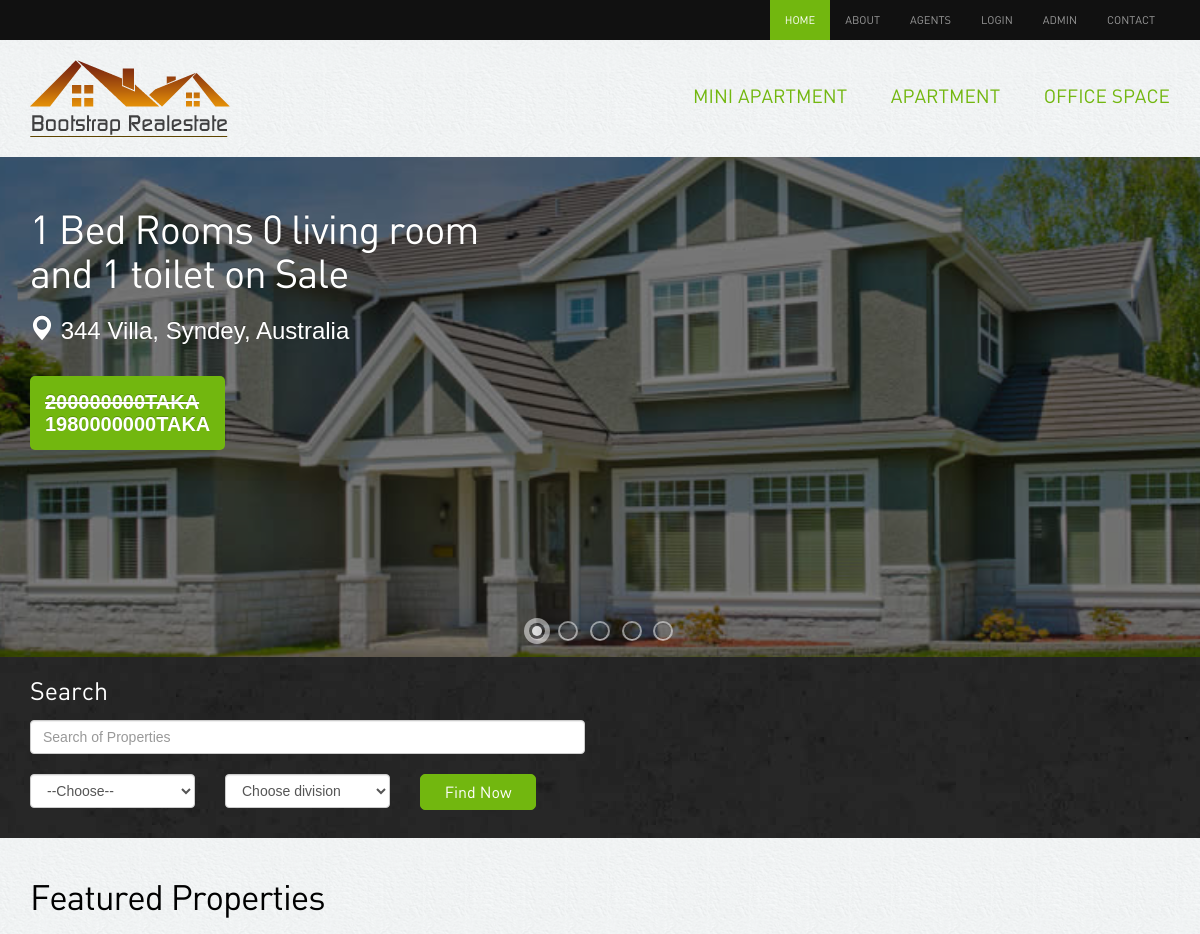
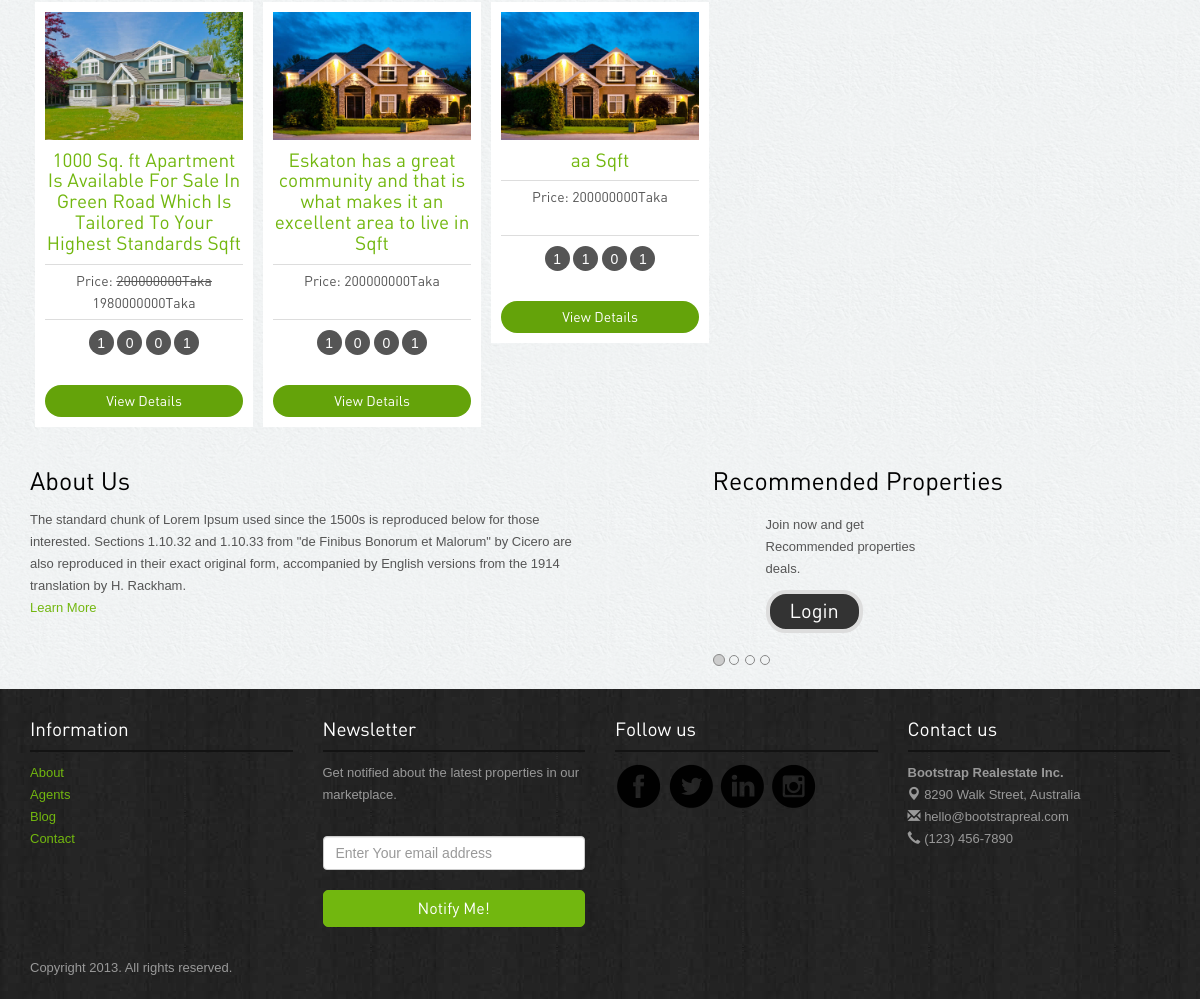
The page / on the database its author committed (2 pictures, top to bottom).
### tables this page shows
CREATE TABLE `category` (
  `cat_id` int(11) NOT NULL,
  `cat_name` varchar(151) NOT NULL,
  `flag` int(11) NOT NULL
);

CREATE TABLE `properties` (
  `id` int(11) NOT NULL,
  `cat_id` int(11) NOT NULL,
  `title` varchar(151) NOT NULL,
  `floar` varchar(255) NOT NULL,
  `flatcode` varchar(151) DEFAULT NULL,
  `sqft` varchar(191) NOT NULL,
  `description` text NOT NULL,
  `price` varchar(191) NOT NULL,
  `discount` varchar(191) NOT NULL,
  `status` tinyint(4) NOT NULL,
  `quantity` int(11) NOT NULL,
  `bed_room` int(11) NOT NULL,
  `living_room` int(11) NOT NULL,
  `kitchen` int(11) NOT NULL,
  `parking` int(11) NOT NULL,
  `toilet` int(11) NOT NULL,
  `division` varchar(155) NOT NULL,
  `location` varchar(191) NOT NULL,
  `agent_id` int(11) NOT NULL,
  `image_one` varchar(191) NOT NULL,
  `image_two` varchar(191) NOT NULL,
  `image_three` varchar(191) NOT NULL,
  `belkuni` int(11) NOT NULL
);

### index.php (the view, shortened to what this page needs)
<?php include'header.php';?>
<div class="">
  <div id="slider" class="sl-slider-wrapper">
        <div class="sl-slider">
        <?php
 $con = new mysqli("localhost", "root", "", "realstate");
      $query = "SELECT * FROM properties ORDER BY RAND() limit 5";
      $result = $con->query($query);
      if ($result->num_rows > 0) {
          foreach ($result as $i => $val) {
        ?>
          <div class="sl-slide" data-orientation="horizontal" data-slice1-rotation="-25" data-slice2-rotation="-25" data-slice1-scale="2" data-slice2-scale="2">
            <div class="sl-slide-inner">
              <div class="bg-img bg-img-<?php echo $i+1; ?>"></div>
              <h2><a href="property-detail.php?flatid=<?php echo $val['id'] ?>"><?php echo $val['bed_room']." Bed Rooms ".$val['living_room']." living room and ".$val['toilet']." toilet"; ?> on Sale</a></h2>
              <a href="property-detail.php?flatid=<?php echo $val['id'] ?>">
              <blockquote>
              <p class="location"><span class="glyphicon glyphicon-map-marker"></span> <?php echo $val['location']; ?></p>
              <cite><?php   $dis = round(($val['price']*$val['discount'])-(($val['price']*$val['discount'])/100));
        if ($dis!=0) {
          echo "<del>".$val['price']."Taka</del><br>".$dis."Taka";
        }else{
          echo $val['price']."Taka <br><br>";
        } ?></cite>
              </blockquote></a>
            </div>
          </div>
          <?php } }?>
        </div>
        <nav id="nav-dots" class="nav-dots">
          <span class="nav-dot-current"></span>
          <span></span>
          <span></span>
          <span></span>
          <span></span>
        </nav>
      </div>
</div>
<div class="banner-search">
  <div class="container">
    <h3>Search </h3>
    <div class="searchbar">
      <div class="row">
        <div class="col-lg-6 col-sm-6">
          <form method="get" action="search.php">
          <input type="text" class="form-control" name="key" placeholder="Search of Properties">
          <div class="row">
            <div class="col-lg-4 col-sm-4 ">
              <select required name="cat" class="form-control">
                <option selected="true" disabled="disabled"  value="">--Choose--</option>
              </select>
            </div>
            <div class="col-lg-4 col-sm-4">
             <select required class="form-control" name="div" id="">
                  <option selected="true" disabled="disabled"  value="">Choose division</option>
                </select>
              </div>
              <div class="col-lg-3 col-sm-4">
              <button class="btn btn-success" type="submit" name="search">Find Now</button>
              </div>
          </div>
          </form>
        </div>
        <div class="col-lg-5 col-lg-offset-1 col-sm-6 ">
                 </div>
      </div>
    </div>
  </div>
</div>
<div class="container">
  <div class="properties-listing spacer">
    <h2>Featured Properties</h2>
    <div id="owl-example" class="owl-carousel">
     <?php
      $query = "SELECT * FROM properties Order By id desc Limit 10";
      $result = $con->query($query);
      if ($result->num_rows > 0) {
          foreach ($result as $key => $value) {
     ?>
      <div class="properties">
        <div class="image-holder"><img src="<?php echo $value['image_one'] ?>" class="img-responsive" alt="properties"/>
        </div>
        <h4><a href="property-detail.php?flatid=<?php echo $value['id'] ?>"><?php echo $value['title'];?> Sqft</a></h4>
        <p class="price">Price:
         <?php  $dis = round(($value['price']*$value['discount'])-(($value['price']*$value['discount'])/100));
        if ($dis!=0) {
          echo "<del>".$value['price']."Taka</del><br>".$dis."Taka";
        }else{
          echo $value['price']."Taka <br><br>";
        }
        ?> </p>
        <div class="listing-detail"><span data-toggle="tooltip" data-placement="bottom" data-original-title="Bed Room"><?php echo $value['bed_room']; ?></span> <span data-toggle="tooltip" data-placement="bottom" data-original-title="Living Room"><?php echo $value['living_room']; ?></span> <span data-toggle="tooltip" data-placement="bottom" data-original-title="Parking"><?php echo $value['parking']; ?></span> <span data-toggle="tooltip" data-placement="bottom" data-original-title="Kitchen"><?php echo $value['kitchen']; ?></span> </div>
        <a class="btn btn-primary" href="property-detail.php?flatid=<?php echo $value['id'] ?>">View Details</a>
      </div>
     <?php }}else{ ?>
       <div class="col-lg-5 col-lg-offset-1 col-sm-6 ">
          <p>Join now and get updated with all the properties deals.</p>
          <button class="btn btn-info"   data-toggle="modal" data-target="#loginpop">Login</button> </div> <?php } ?>
    </div>
  </div>
  <div class="spacer">
    <div class="row">
      <div class="col-lg-6 col-sm-9 recent-view">
        <h3>About Us</h3>
        <p>The standard chunk of Lorem Ipsum used since the 1500s is reproduced below for those interested. Sections 1.10.32 and 1.10.33 from "de Finibus Bonorum et Malorum" by Cicero are also reproduced in their exact original form, accompanied by English versions from the 1914 translation by H. Rackham.<br><a href="about.php">Learn More</a></p>
      </div>
      <div class="col-lg-5 col-lg-offset-1 col-sm-3 recommended">
        <h3>Recommended Properties</h3>
        <div id="myCarousel" class="carousel slide">
          <ol class="carousel-indicators">
            <li data-target="#myCarousel" data-slide-to="0" class="active"></li>
            <li data-target="#myCarousel" data-slide-to="1" class=""></li>
            <li data-target="#myCarousel" data-slide-to="2" class=""></li>
            <li data-target="#myCarousel" data-slide-to="3" class=""></li>
          </ol>
          <div class="carousel-inner">
            <?php
              if (isset($_SESSION['admin'])=='admin') {
            $userid =$_SESSION['user_id'];
            $usrqre = "SELECT * FROM users WHERE user_id = $userid ";
                    $res = $con->query($usrqre);
                        $getvalue = mysqli_fetch_array($res);
                        $division = $getvalue['division'];
            $query = "SELECT * FROM properties WHERE division='$division' ORDER BY RAND() limit 3";
      $result = $con->query($query);
      if ($result->num_rows > 0) {
          foreach ($result as $i => $val) {
        ?>
            <div class="item <?php if($i==0){
              echo "active";
            }?>">
              <div class="row">
                <div class="col-lg-4"><img src="<?php echo $val['image_one'];?>" class="img-responsive" alt="properties"/></div>
                <div class="col-lg-8">
                  <h5><a href="property-detail.php?flatid=<?php echo $val['id'] ?>"><?php echo $val['title'];?></a></h5>
                  <p class="price"><?php $dis = round(($val['price']*$val['discount'])-(($val['price']*$val['discount'])/100));
        if ($dis!=0) {
          echo "<del>".$val['price']."Taka</del><br>".$dis."Taka";
        }else{
          echo $val['price']."Taka <br><br>";
        } ?></p>
                  <a href="property-detail.php?flatid=<?php echo $val['id'] ?>" class="more">More Detail</a> </div>
              </div>
            </div>
          <?php } } }else{ ?>
             <div class="col-lg-5 col-lg-offset-1 col-sm-6 ">
          <p>Join now and get Recommended properties deals.</p>
          <a class="btn btn-info" href="login.php">Login</a>        </div>
      </div>
    <?php } ?>
          </div>
        </div>
      </div>
    </div>
  </div>
<?php include'footer.php';?>

### header.php (shortened to what this page needs)
<!DOCTYPE html>
<html lang="en">
<head>
 	<link rel="stylesheet" href="assets/bootstrap/css/bootstrap.css" />
  <link rel="stylesheet" href="assets/style.css"/>
<link rel="stylesheet" href="assets/owl-carousel/owl.carousel.css">
<link rel="stylesheet" href="assets/owl-carousel/owl.theme.css">
    <link rel="stylesheet" type="text/css" href="assets/slitslider/css/style.css" />
    <link rel="stylesheet" type="text/css" href="assets/slitslider/css/custom.css" />
</head>
<body>
<div class="navbar-wrapper">
        <div class="navbar-inverse" role="navigation">
          <div class="container">
            <div class="navbar-collapse  collapse">
              <ul class="nav navbar-nav navbar-right">
               <li class="active"><a href="index.php">Home</a></li>
                <li><a href="about.php">About</a></li>
                <li><a href="agents.php">Agents</a></li>
                <?php
                $con = new mysqli("localhost", "root", "", "realstate");
                  if (isset($_SESSION['admin'])=='admin') { ?>
                    <li><span style="color:white;">(<?php echo $_SESSION['name']; ?>)</span><a href="?logout=logout">Logout</a></li>
                    <?php }else{ ?>
                      <li><a href="login.php">Login</a></li>
                <?php } ?>
                <li><a href="admin/index.php">Admin</a></li>
                <li><a href="contact.php">Contact</a></li>
              </ul>
            </div>
          </div>
        </div>
    </div>
<div class="container">
<div class="header">
<a href="index.php"><img src="images/logo.png" alt="Realestate"></a>
              <ul class="pull-right">
                <?php
                   $query = "SELECT * FROM  category where flag=1 Order By cat_id desc";
                   $result = $con->query($query);
                   foreach ($result as $key => $value) {
                ?>
                <li><a href="allproduct.php?categoryid=<?php echo $value['cat_id']?>"><?php echo $value['cat_name']?></a></li>
                <?php } ?>
              </ul>
</div>
</div>

### footer.php (shortened to what this page needs)
<div class="footer">
<div class="container">
<div class="row">
            <div class="col-lg-3 col-sm-3">
                   <h4>Information</h4>
                   <ul class="row">
                <li class="col-lg-12 col-sm-12 col-xs-3"><a href="about.php">About</a></li>
                <li class="col-lg-12 col-sm-12 col-xs-3"><a href="agents.php">Agents</a></li>
                <li class="col-lg-12 col-sm-12 col-xs-3"><a href="blog.php">Blog</a></li>
                <li class="col-lg-12 col-sm-12 col-xs-3"><a href="contact.php">Contact</a></li>
              </ul>
            </div>
            <div class="col-lg-3 col-sm-3">
                    <h4>Newsletter</h4>
                    <p>Get notified about the latest properties in our marketplace.</p>
                    <form class="form-inline" role="form">
                            <input type="text" placeholder="Enter Your email address" class="form-control">
                                <button class="btn btn-success" type="button">Notify Me!</button></form>
            </div>
            <div class="col-lg-3 col-sm-3">
                    <h4>Follow us</h4>
                    <a href="#"><img src="images/facebook.png" alt="facebook"></a>
                    <a href="#"><img src="images/twitter.png" alt="twitter"></a>
                    <a href="#"><img src="images/linkedin.png" alt="linkedin"></a>
                    <a href="#"><img src="images/instagram.png" alt="instagram"></a>
            </div>
             <div class="col-lg-3 col-sm-3">
                    <h4>Contact us</h4>
                    <p><b>Bootstrap Realestate Inc.</b><br>
<span class="glyphicon glyphicon-map-marker"></span> 8290 Walk Street, Australia <br>
<span class="glyphicon glyphicon-envelope"></span> hello@bootstrapreal.com<br>
<span class="glyphicon glyphicon-earphone"></span> (123) 456-7890</p>
            </div>
        </div>
<p class="copyright">Copyright 2013. All rights reserved.	</p>
</div></div>
</body>
</html>

### assets/style.css (style rules this page uses)
body { color:#555; font:normal 13px/22px Arial; background:url(../images/bgmain.png) #eee; }
h1,h2,h3,h4,h5 { font-weight:normal; font-family: din;margin: 0;padding: 0;color: #000 }
h2 { font-size: 35px; letter-spacing: -1px;margin-bottom: 20px; }
h3 { margin: 0 0 15px 0; font-size: 25px; }
h4 { margin: 10px 0; font-size: 19px; }
p { margin-bottom: 30px; }
a { color:#72b70f; text-decoration:none;outline: none; }
.spacer { margin-top: 40px;margin-bottom:40px; }
select,input { outline: 0; margin-bottom: 20px; }
.btn { border-radius: 5px; font-family: din; outline: none; }
.btn-success { background: #72b70f;border:1px solid #72b70f;padding:6px 20px; font-size:16px; width: 100%; }
.btn-primary { background: #64a30a;border:none;width: 100%;border-radius: 20px; }
.btn-info { background: #333;border:4px solid #ddd;padding: 3px 20px; font-size:20px; border-radius: 20px; }
.header { padding: 20px 0; }
.header ul { list-style: none;margin: 0; padding: 0;margin-top: 25px; }
.header ul li { display: inline-block; padding: 0 0 0 40px; }
.header ul li a { font-size: 19px;font-family: din;text-transform: uppercase; }
.navbar-inverse { background-color: #111; }
.navbar-inverse .navbar-nav > li > a { font-size: 11px;padding-top: 10px;padding-bottom: 10px;font-family: din;text-transform: uppercase; }
.navbar-inverse .navbar-nav > .active > a, .navbar-inverse .navbar-nav > .active > a:hover, .navbar-inverse .navbar-nav > .active > a:focus { background-color: #72b70f; }
.banner-search { background:url(../images/bginside.jpg) #111;color: #fff;padding: 20px 0 10px 0; font-size: 16px; }
.banner-search h3 { color: #fff; }
.properties-listing div.properties { padding: 10px; background-color: #fff;text-align: center; margin-bottom: 20px; }
.owl-wrapper-outer div.properties { margin: 0 5px; }
.properties-listing div.properties .image-holder { position: relative; }
.properties-listing div.properties p { margin-bottom: 10px; font-size: 14px;border-top: 1px solid #ddd;border-bottom: 1px solid #ddd;padding: 5px 0;font-family: din; }
.listing-detail { margin-bottom: 30px; }
.listing-detail span { color: #fff; width: 25px; height: 25px; background-color: #555;display: inline-block;border-radius:25px; text-align: center;line-height: 26px; font-size: 14px;cursor: crosshair; }
.recommended { position: relative; }
.recommended .carousel-indicators { position: absolute;text-align: left;left: 0;bottom: -40px;margin: 0; }
.recommended .carousel-indicators li { border: 1px solid #888; }
.recommended .carousel-indicators .active { background-color:#ccc; }
.recommended p { margin: 5px 0 10px 0; }
.footer { background:url(../images/bg.jpg) #222; padding: 20px 0; color: #999; }
.footer h4 { color: #fff;border-bottom: 2px solid #131313;margin-bottom: 10px;padding-bottom: 10px; }
.footer ul { list-style: none;padding: 0; }
.footer p.copyright { margin: 30px 0 0 0; }

### assets/slitslider/css/style.css (style rules this page uses)
.sl-slider-wrapper { width: 800px; height: 400px; margin: 0 auto; position: relative; overflow: hidden; }
.sl-slider { position: absolute; top: 0; left: 0; }
.sl-slide, .sl-slides-wrapper, .sl-slide-inner { position: absolute; width: 100%; height: 100%; top: 0; left: 0; }
.sl-slide { z-index: 1; }
.sl-slide-horizontal .sl-slide-inner { background: #000; }

### rows shown on the page
category: cat_name "MINI APARTMENT"
category: cat_name "APARTMENT"
category: cat_name "OFFICE SPACE"
properties: bed_room "1", living_room "0", toilet "1", location "344 Villa, Syndey, Australia", price "200000000", dis "1980000000", image_one (picture), title "1000 Sq. ft Apartment Is Available For Sale In Green Road Which Is Tailored To Your Highest Standards", parking "0", kitchen "1"
properties: image_one (picture), title "Eskaton has a great community and that is what makes it an excellent area to live in", price "200000000", bed_room "1", living_room "0", parking "0", kitchen "1"
properties: image_one (picture), title "aa", price "200000000", bed_room "1", living_room "1", parking "0", kitchen "1"
